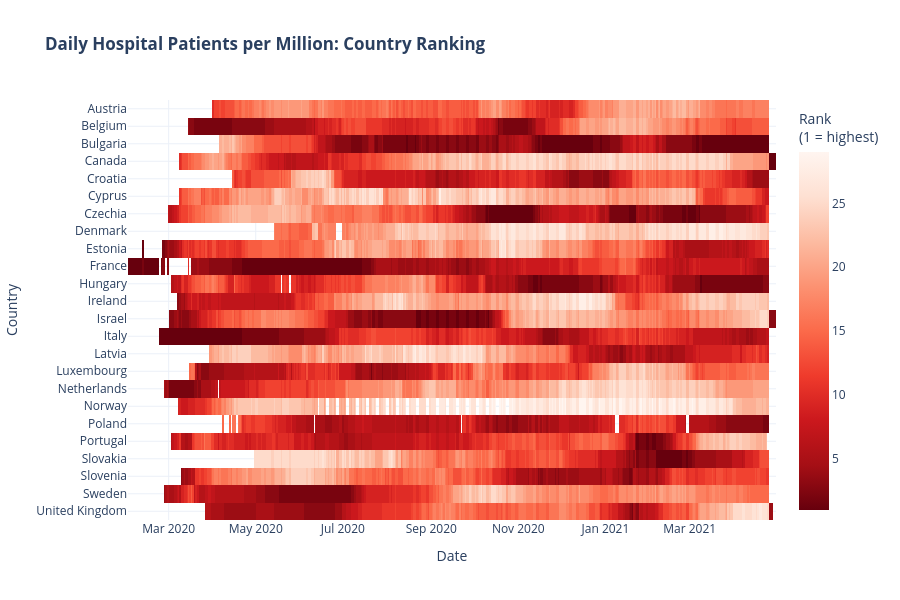

Notebook code cell kept with this figure:
### Code cell
## Hospital capacity vs COVID patients
# Resource Optimization: ICU Rate and Relative Hospital Capacity Strain Ranking

query = """
SELECT
    location,
    date,
    hosp_patients,
    hosp_patients_per_million,
    icu_patients,
    icu_patients_per_million,
    new_cases,
    
    -- Cast the entire percentage expression to ::numeric so ROUND(numeric, int) matches
    ROUND(
        ((icu_patients::numeric / NULLIF(hosp_patients, 0)) * 100)::numeric, 
        2
    ) AS icu_acuity_rate_pct,
    
    DENSE_RANK() OVER (
        PARTITION BY date
        ORDER BY hosp_patients_per_million DESC
    ) AS per_capita_hospital_stress_rank

FROM public.coviddeaths
WHERE continent IS NOT NULL
  AND hosp_patients_per_million IS NOT NULL
ORDER BY date, per_capita_hospital_stress_rank;
"""


# 3. Execute query and fetch into DataFrame
with engine.connect() as conn:
    df = pd.read_sql(text(query), conn)







# Pivot dataframe for heatmap representation
pivot_df = df.pivot(
    index="location", columns="date", values="per_capita_hospital_stress_rank"
)

# Calculate reporting coverage percentage for each country
valid_days = pivot_df.notna().sum(axis=1)
coverage_pct = (valid_days / pivot_df.shape[1]) * 100

# Retain only countries with at least 75% reporting coverage
pivot_df = pivot_df.loc[coverage_pct >= 75]

fig = px.imshow(
    pivot_df,
    labels={
        "x": "Date", 
        "y": "Country", 
        "color": "Rank (1 = highest)"
    },
    x=pivot_df.columns,
    y=pivot_df.index,
    color_continuous_scale="Reds_r",  # Darker red = Rank 1 (higher burden)
    title="<b>Daily Hospital Patients per Million: Country Ranking</b>",
    aspect="auto",
)

fig.update_layout(
    height=600, 
    template="plotly_white",
    coloraxis_colorbar=dict(title="Rank<br>(1 = highest)")
)
fig.update_traces(hoverongaps=False)
fig.show()

### Figure 1 — Plotly figure (JSON) as saved in the notebook; plotly's stock layout.template omitted (floating-point values rounded to 4 significant figures; data arrays with more than 128 entries replaced by an {"elided": "..."} marker saying what was removed)
{"data": [{"coloraxis": "coloraxis", "hoverongaps": false, "hovertemplate": "Date: %{x}<br>Country: %{y}<br>Rank (1 = highest): %{z}<extra></extra>", "name": "0", "type": "heatmap", "x": {"elided": "449 str values"}, "xaxis": "x", "y": ["Austria", "Belgium", "Bulgaria", "Canada", "Croatia", "Cyprus", "Czechia", "Denmark", "Estonia", "France", "Hungary", "Ireland", "Israel", "Italy", "Latvia", "Luxembourg", "Netherlands", "Norway", "Poland", "Portugal", "Slovakia", "Slovenia", "Sweden", "United Kingdom"], "yaxis": "y", "z": {"elided": "24x449 int values"}}], "layout": {"coloraxis": {"colorbar": {"title": {"text": "Rank<br>(1 = highest)"}}, "colorscale": [[0, "rgb(103,0,13)"], [0.125, "rgb(165,15,21)"], [0.25, "rgb(203,24,29)"], [0.375, "rgb(239,59,44)"], [0.5, "rgb(251,106,74)"], [0.625, "rgb(252,146,114)"], [0.75, "rgb(252,187,161)"], [0.875, "rgb(254,224,210)"], [1, "rgb(255,245,240)"]]}, "height": 600, "title": {"text": "<b>Daily Hospital Patients per Million: Country Ranking</b>"}, "xaxis": {"anchor": "y", "domain": [0, 1], "title": {"text": "Date"}}, "yaxis": {"anchor": "x", "autorange": "reversed", "domain": [0, 1], "title": {"text": "Country"}}}}
